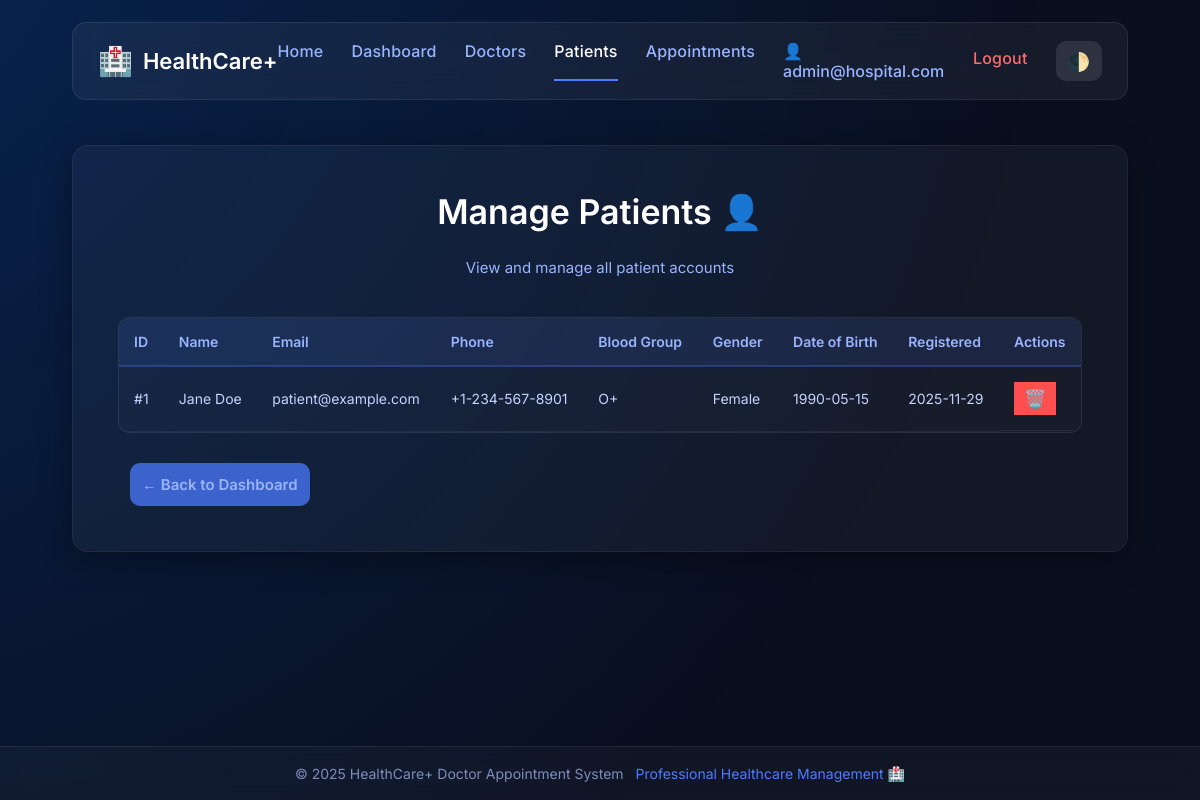
Screenshot of /admin/patients (signed in) with the database file from the repository.
### tables this page shows
CREATE TABLE patients (
id INTEGER PRIMARY KEY AUTOINCREMENT,
user_id INTEGER UNIQUE NOT NULL,
full_name TEXT NOT NULL,
date_of_birth DATE,
gender TEXT CHECK (gender IN ('male', 'female', 'other')),
phone TEXT,
address TEXT,
blood_group TEXT,
emergency_contact TEXT,
medical_history TEXT,
allergies TEXT,
created_at DATETIME DEFAULT CURRENT_TIMESTAMP,
updated_at DATETIME DEFAULT CURRENT_TIMESTAMP,
FOREIGN KEY (user_id) REFERENCES users(id) ON DELETE CASCADE
);

CREATE TABLE users (
id INTEGER PRIMARY KEY AUTOINCREMENT,
email TEXT UNIQUE NOT NULL,
password TEXT NOT NULL,
role TEXT NOT NULL CHECK (role IN ('patient', 'doctor', 'admin')),
is_active INTEGER DEFAULT 1,
created_at DATETIME DEFAULT CURRENT_TIMESTAMP,
updated_at DATETIME DEFAULT CURRENT_TIMESTAMP
);

### routes/admin.py (the view)
@admin_bp.route('/patients')
@admin_required
def manage_patients():
    try:
        with get_db_cursor(admin_bp.config) as cursor:
            cursor.execute("""
                SELECT p.*, u.email, u.created_at, u.id as user_id
                FROM patients p
                JOIN users u ON p.user_id = u.id
                ORDER BY u.created_at DESC
            """)
            patients = cursor.fetchall()
            patients = [dict(row) for row in patients]
            for patient in patients:
                if isinstance(patient['created_at'], str):
                    patient['created_at'] = datetime.strptime(
                        patient['created_at'], '%Y-%m-%d %H:%M:%S')
            return render_template(
                'admin/patients.html',
                patients=patients,
                title='Manage Patients'
            )
    except Exception as e:
        flash(f'Error loading patients: {str(e)}', 'error')
        return redirect(url_for('admin.dashboard'))

### utils.py (called while the page is built)
def get_db_connection(config):
    db_path = getattr(config, "DB_PATH", "hospital.db")
    connection = sqlite3.connect(
        db_path,
        detect_types=sqlite3.PARSE_DECLTYPES | sqlite3.PARSE_COLNAMES,
        check_same_thread=False
    )
    connection.row_factory = sqlite3.Row
    connection.execute("PRAGMA foreign_keys = ON")
    return connection

@contextmanager
def get_db_cursor(config):
    connection = get_db_connection(config)
    cursor = connection.cursor()
    try:
        yield cursor
        connection.commit()
    except Exception as e:
        connection.rollback()
        raise e
    finally:
        cursor.close()
        connection.close()

def role_required(*roles):
    def decorator(f):
        @wraps(f)
        def decorated_function(*args, **kwargs):
            if 'user_id' not in session:
                flash('Please login to access this page.', 'error')
                return redirect(url_for('auth.login'))
            if session.get('role') not in roles:
                flash('You do not have permission to access this page.', 'error')
                return redirect(url_for('main.index'))
            return f(*args, **kwargs)
        return decorated_function
    return decorator

### templates/admin/patients.html
{% extends "base.html" %}
{% block content %}
<div class="page-container">
    <div class="page-header">
        <h1>Manage Patients 👤</h1>
        <p class="subtitle">View and manage all patient accounts</p>
    </div>
    {% if patients %}
    <div class="admin-table-container">
        <table class="admin-table">
            <thead>
                <tr>
                    <th>ID</th>
                    <th>Name</th>
                    <th>Email</th>
                    <th>Phone</th>
                    <th>Blood Group</th>
                    <th>Gender</th>
                    <th>Date of Birth</th>
                    <th>Registered</th>
                    <th>Actions</th>
                </tr>
            </thead>
            <tbody>
                {% for patient in patients %}
                <tr>
                    <td>#{{ patient.id }}</td>
                    <td>{{ patient.full_name }}</td>
                    <td>{{ patient.email }}</td>
                    <td>{{ patient.phone or 'N/A' }}</td>
                    <td>{{ patient.blood_group or 'N/A' }}</td>
                    <td>{{ patient.gender.title() if patient.gender else 'N/A' }}</td>
                    <td>{{ patient.date_of_birth.strftime('%Y-%m-%d') if patient.date_of_birth else 'N/A' }}</td>
                    <td>{{ patient.created_at.strftime('%Y-%m-%d') if patient.created_at else 'N/A' }}</td>
                    <td class="action-btns">
                        <form method="POST" action="{{ url_for('admin.delete_user', user_id=patient.user_id) }}"
                            style="display:inline;"
                            onsubmit="return confirm('Are you sure you want to delete this patient?');">
                            <button type="submit" class="btn-icon btn-danger" title="Delete">🗑️</button>
                        </form>
                    </td>
                </tr>
                {% endfor %}
            </tbody>
        </table>
    </div>
    {% else %}
    <div class="empty-state">
        <div class="empty-icon">👤</div>
        <h3>No Patients Found</h3>
        <p>No patients registered yet</p>
    </div>
    {% endif %}
    <div class="action-buttons">
        <a href="{{ url_for('admin.dashboard') }}" class="btn btn-secondary">← Back to Dashboard</a>
    </div>
</div>
{% endblock %}

### static/style.css (style rules this page uses)
* { margin: 0; padding: 0; box-sizing: border-box; font-family: "Inter", sans-serif; }
:root { --bg-primary: #0a0f1f; --text-primary: white; --card-bg: rgba(255, 255, 255, 0.04); }
body.app-body { display: flex; flex-direction: column; min-height: 100vh; background: var(--bg-primary); color: var(--text-primary); overflow-x: hidden; position: relative; }
h1, h2, h3 { font-weight: 600; margin-bottom: 26px; }
h1 { font-size: 34px; }
.subtitle { font-size: 16px; color: #94a4c7; margin-bottom: 25px; }
.btn { padding: 12px; background: #4f7cff; border: none; color: white; border-radius: 10px; font-size: 15px; font-weight: 600; cursor: pointer; transition: 0.25s ease; }
.subtitle { font-size: 15px; color: #9ab4ff; margin-bottom: 25px; }
.btn-secondary { background-color: #3c63cc !important; margin-left: 12px; }
a { text-decoration: none; }
.btn-secondary { background: #6c757d; }
.btn-danger { background: #ff6b6b; }
.btn-icon { padding: 4px 8px; background: transparent; border: none; color: #fff; cursor: pointer; font-size: 18px; transition: 0.2s; }
.dashboard-container, .page-container { animation: fadeIn 0.5s ease; }
.action-buttons { display: flex; gap: 15px; margin-top: 25px; flex-wrap: wrap; }
.page-header { text-align: center; margin-bottom: 40px; }
.btn-icon { background: none; border: none; cursor: pointer; font-size: 18px; padding: 5px 10px; transition: 0.2s ease; }
.btn-danger { background: #ff4f4f; }
.btn-secondary { background: rgba(255, 255, 255, 0.1); color: #9ab4ff; }
.action-buttons { display: flex; gap: 15px; margin-top: 30px; }
.admin-table-container { overflow-x: auto; background: rgba(255, 255, 255, 0.02); border-radius: 12px; border: 1px solid rgba(255, 255, 255, 0.08); }
.admin-table { width: 100%; border-collapse: collapse; }
.admin-table thead { background: rgba(79, 124, 255, 0.1); }
.admin-table th { padding: 15px; text-align: left; font-weight: 600; color: #9ab4ff; font-size: 14px; border-bottom: 2px solid rgba(79, 124, 255, 0.3); }
.admin-table td { padding: 15px; border-bottom: 1px solid rgba(255, 255, 255, 0.06); color: #c7d3ff; font-size: 14px; }
.admin-table tbody tr { transition: 0.2s ease; }
.action-btns { display: flex; gap: 8px; align-items: center; }
.action-btns .btn-icon { padding: 6px 10px; }

### rows the page displays
patients: id "1", full_name "Jane Doe", email "patient@example.com", phone "+1-234-567-8901", blood_group "O+", gender "Female", date_of_birth "1990-05-15", created_at "2025-11-29"

### other values shown
{{ user_name }} "admin@hospital.com"
